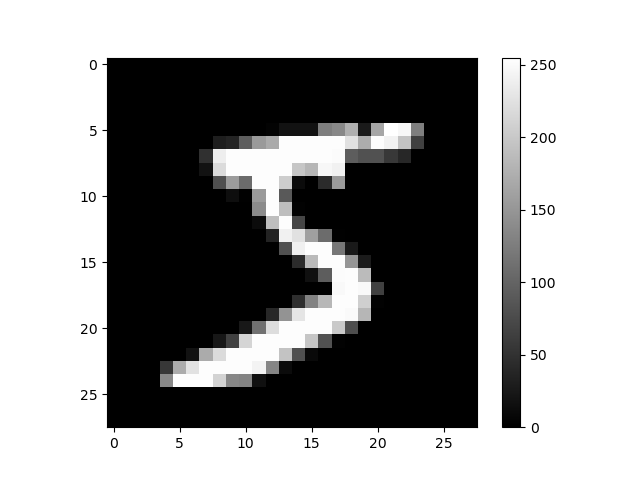

Source code (Python):
"""c15_11.py"""

# pylint: disable=unsubscriptable-object

import matplotlib.pyplot as plt

# --- keras 3.X
from keras import datasets

# --- keras 2.X
# import tensorflow as tf
# datasets = tf.keras.datasets

(x_train, y_train), (x_test, y_test) = datasets.mnist.load_data()

fig, ax = plt.subplots()
img = ax.imshow(x_train[0].reshape(28, 28), cmap='gray')
fig.colorbar(img)
# plt.show()
plt.savefig("c15_11.png")
